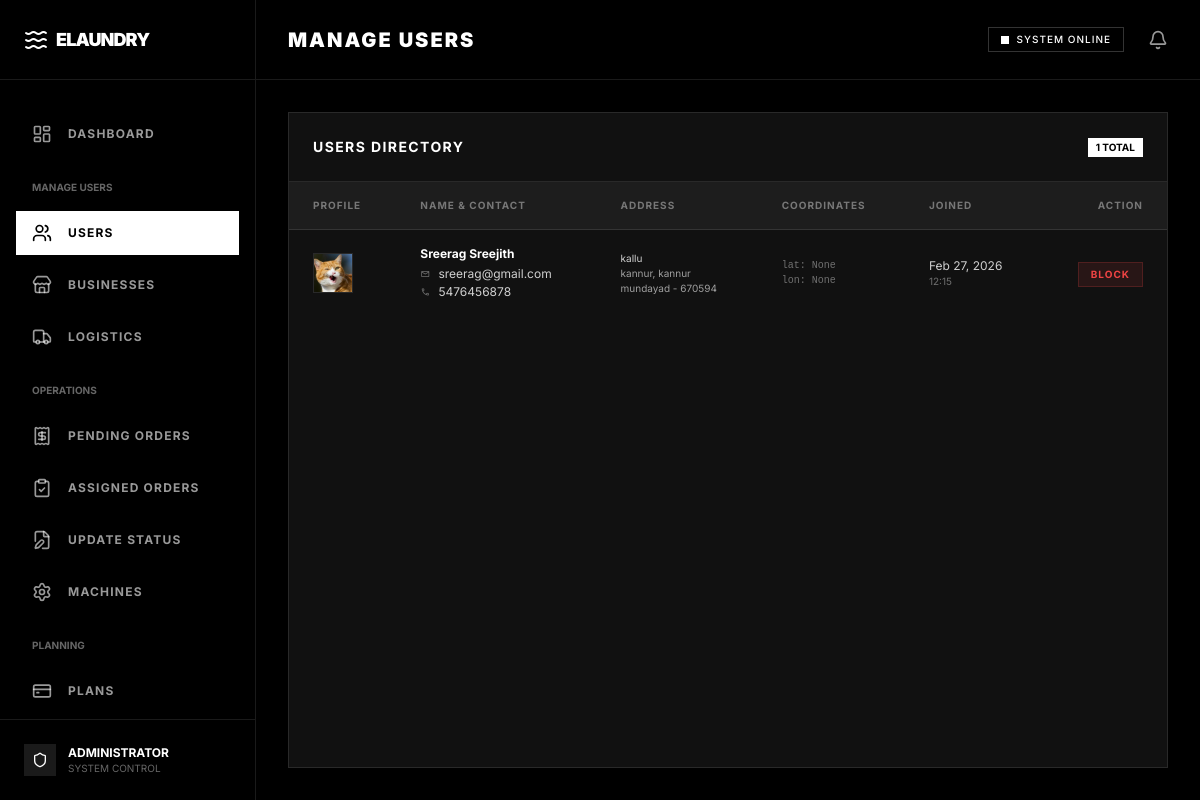
Page /view_users/ (signed in) on the committed database.
### user/models.py (models this page shows)
class user(models.Model):
    first_name = models.CharField(max_length=50)
    last_name = models.CharField(max_length=50)
    profile_image = models.CharField(max_length=100)
    email = models.EmailField(unique=True)
    phone_number = models.CharField(max_length=15)
    house = models.CharField(max_length=100)
    district = models.CharField(max_length=100)
    place = models.CharField(max_length=100)
    post = models.CharField(max_length=100)
    pin = models.CharField(max_length=10)
    latitude = models.FloatField(null=True, blank=True)
    longitude = models.FloatField(null=True, blank=True)
    created_at = models.DateTimeField(auto_now_add=True)
    updated_at = models.DateTimeField(auto_now=True)
    num_bags = models.PositiveIntegerField(default=1)
    LOGIN = models.ForeignKey(login, on_delete=models.CASCADE, default=1)
    loyalty_points = models.IntegerField(default=0)

### myadmin/views.py (the view)
# urls.py: path('view_users/', views.view_users, name='view_users'),
@login_required
def view_users(request):
    data = user.objects.filter(Q(LOGIN__usertype="user") | Q(LOGIN__usertype="block"))
    return render(request,"view_user.html",{"data":data})

### myadmin/auth_check.py (called while the page is built)
def login_required(view_func):
    @wraps(view_func)
    def _wrapped_view(request, *args, **kwargs):
        if 'lid' not in request.session or request.session['lid'] == 'out':
            messages.error(request, 'Please login again to continue.')
            return redirect('login_return')
        return view_func(request, *args, **kwargs)
    return _wrapped_view

### myadmin/templates/view_user.html (shortened to what this page needs)
{% extends 'admin_home.html' %}
{% block title %}Manage Users{% endblock %}
{% block body %}
<div class="flex flex-col h-full bg-surface border border-white/10">
  <div class="p-6 border-b border-white/10 flex justify-between items-center">
    <h3 class="text-sm font-bold uppercase tracking-widest text-white">Users Directory</h3>
    <span class="bg-white text-black text-[10px] font-bold px-2 py-0.5 rounded-none">{{ data|length }} TOTAL</span>
  </div>
  <div class="overflow-x-auto">
    <table class="w-full text-left">
      <thead>
        <tr class="border-b border-white/10 bg-white/5">
          <th class="px-6 py-4 text-[10px] font-bold uppercase tracking-widest text-white/40">Profile</th>
          <th class="px-6 py-4 text-[10px] font-bold uppercase tracking-widest text-white/40">Name & Contact</th>
          <th class="px-6 py-4 text-[10px] font-bold uppercase tracking-widest text-white/40">Address</th>
          <th class="px-6 py-4 text-[10px] font-bold uppercase tracking-widest text-white/40">Coordinates</th>
          <th class="px-6 py-4 text-[10px] font-bold uppercase tracking-widest text-white/40">Joined</th>
          <th class="px-6 py-4 text-[10px] font-bold uppercase tracking-widest text-white/40 text-right">Action</th>
        </tr>
      </thead>
      <tbody class="divide-y divide-white/5">
        {% for user in data %}
        <tr class="hover:bg-white/5 transition-colors group">
          <td class="px-6 py-4">
            <img src="{{ user.profile_image }}" alt="Profile"
              class="w-10 h-10 rounded-full object-cover border border-white/10">
          </td>
          <td class="px-6 py-4">
            <div class="flex flex-col">
              <span class="text-xs font-bold text-white">{{ user.first_name }} {{ user.last_name }}</span>
              <div class="flex flex-col gap-0.5 mt-1">
                <div class="flex items-center gap-2 text-xs text-white/80">
                  <span class="material-symbols-outlined text-[10px] text-white/40">mail</span>
                  {{ user.email }}
                </div>
                <div class="flex items-center gap-2 text-xs text-white/80">
                  <span class="material-symbols-outlined text-[10px] text-white/40">call</span>
                  {{ user.phone_number }}
                </div>
              </div>
            </div>
          </td>
          <td class="px-6 py-4">
            <div class="flex flex-col text-[10px] text-white/60">
              <span class="text-white/80">{{ user.house }}</span>
              <span>{{ user.place }}, {{ user.district }}</span>
              <span>{{ user.post }} - {{ user.pin }}</span>
            </div>
          </td>
          <td class="px-6 py-4">
            <div class="flex flex-col font-mono text-[10px] text-white/40">
              <div>lat: {{ user.latitude }}</div>
              <div>lon: {{ user.longitude }}</div>
            </div>
          </td>
          <td class="px-6 py-4">
            <div class="flex flex-col">
              <span class="text-xs text-white/80">{{ user.created_at|date:"M d, Y" }}</span>
              <span class="text-[10px] text-white/40">{{ user.created_at|date:"H:i" }}</span>
            </div>
          </td>
          <td class="px-6 py-4 text-right">
            {% if user.LOGIN.usertype != 'block' %}
            <a href="{% url 'block' user.LOGIN.id %}"
              class="inline-block px-3 py-1 bg-red-500/10 text-red-500 border border-red-500/20 hover:bg-red-500 hover:text-white text-[10px] font-bold uppercase tracking-widest transition-colors">
              Block
            </a>
            {% else %}
            <a href="{% url 'userunblock' user.LOGIN.id %}"
              class="inline-block px-3 py-1 bg-green-500/10 text-green-500 border border-green-500/20 hover:bg-green-500 hover:text-black text-[10px] font-bold uppercase tracking-widest transition-colors">
              Unblock
            </a>
            {% endif %}
          </td>
        </tr>
        {% endfor %}
      </tbody>
    </table>
  </div>
</div>
{% endblock %}

### rows in the picture
user: profile_image (picture), first_name "Sreerag", last_name "Sreejith", email "sreerag@gmail.com", phone_number "5476456878", house "kallu", place "kannur", district "kannur", post "mundayad", pin "670594", latitude "None", longitude "None", created_at "Feb 27, 2026", created_at "12:15", shows "BLOCK"

### other values in the picture
{{ data|length }} "1"
